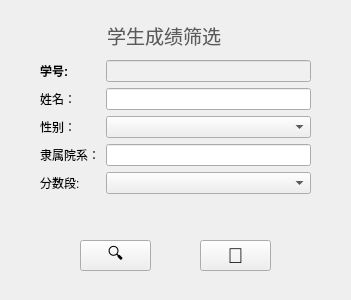
<?xml version="1.0" encoding="UTF-8"?>
<ui version="4.0">
 <class>Srch_score</class>
 <widget class="QWidget" name="Srch_score">
  <property name="geometry">
   <rect>
    <x>0</x>
    <y>0</y>
    <width>351</width>
    <height>300</height>
   </rect>
  </property>
  <property name="windowTitle">
   <string>Teacher - 成绩记录查找</string>
  </property>
  <property name="windowIcon">
   <iconset resource="res.qrc">
    <normaloff>:/teacher.png</normaloff>:/teacher.png</iconset>
  </property>
  <widget class="QLabel" name="teaWinTitle">
   <property name="geometry">
    <rect>
     <x>100</x>
     <y>20</y>
     <width>128</width>
     <height>31</height>
    </rect>
   </property>
   <property name="font">
    <font>
     <family>等线 Light</family>
     <pointsize>12</pointsize>
     <italic>false</italic>
     <bold>false</bold>
    </font>
   </property>
   <property name="styleSheet">
    <string notr="true">font: 300 12pt &quot;等线 Light&quot;;</string>
   </property>
   <property name="text">
    <string>&lt;!DOCTYPE HTML PUBLIC &quot;-//W3C//DTD HTML 4.0//EN&quot; &quot;http://www.w3.org/TR/REC-html40/strict.dtd&quot;&gt;
&lt;html&gt;&lt;head&gt;&lt;meta name=&quot;qrichtext&quot; content=&quot;1&quot; /&gt;&lt;meta charset=&quot;utf-8&quot; /&gt;&lt;style type=&quot;text/css&quot;&gt;
p, li { white-space: pre-wrap; }
hr { height: 1px; border-width: 0; }
li.unchecked::marker { content: &quot;\2610&quot;; }
li.checked::marker { content: &quot;\2612&quot;; }
&lt;/style&gt;&lt;/head&gt;&lt;body style=&quot; font-family:'等线 Light'; font-size:12pt; font-weight:300; font-style:normal;&quot;&gt;
&lt;p align=&quot;center&quot; style=&quot; margin-top:0px; margin-bottom:0px; margin-left:0px; margin-right:0px; -qt-block-indent:0; text-indent:0px;&quot;&gt;&lt;span style=&quot; font-family:'Microsoft YaHei UI'; font-size:14pt; font-weight:400; color:#5b5b5b;&quot;&gt;学生成绩筛选&lt;/span&gt;&lt;/p&gt;&lt;/body&gt;&lt;/html&gt;</string>
   </property>
  </widget>
  <widget class="QWidget" name="formLayoutWidget">
   <property name="geometry">
    <rect>
     <x>40</x>
     <y>60</y>
     <width>271</width>
     <height>151</height>
    </rect>
   </property>
   <layout class="QFormLayout" name="formLayout">
    <item row="0" column="0">
     <widget class="QLabel" name="label">
      <property name="text">
       <string>&lt;html&gt;&lt;head/&gt;&lt;body&gt;&lt;p&gt;&lt;span style=&quot; font-weight:700;&quot;&gt;学号: &lt;/span&gt;&lt;/p&gt;&lt;/body&gt;&lt;/html&gt;</string>
      </property>
     </widget>
    </item>
    <item row="0" column="1">
     <widget class="QLineEdit" name="ID_line">
      <property name="font">
       <font>
        <bold>true</bold>
       </font>
      </property>
      <property name="styleSheet">
       <string notr="true">background-color: rgb(240, 240, 240);</string>
      </property>
      <property name="readOnly">
       <bool>false</bool>
      </property>
     </widget>
    </item>
    <item row="1" column="0">
     <widget class="QLabel" name="label_2">
      <property name="text">
       <string>&lt;html&gt;&lt;head/&gt;&lt;body&gt;&lt;p&gt;姓名：&lt;/p&gt;&lt;/body&gt;&lt;/html&gt;</string>
      </property>
     </widget>
    </item>
    <item row="1" column="1">
     <widget class="QLineEdit" name="NAME_line"/>
    </item>
    <item row="2" column="0">
     <widget class="QLabel" name="label_4">
      <property name="text">
       <string>性别：</string>
      </property>
     </widget>
    </item>
    <item row="2" column="1">
     <widget class="QComboBox" name="SEX_cb"/>
    </item>
    <item row="3" column="0">
     <widget class="QLabel" name="label_5">
      <property name="text">
       <string>&lt;html&gt;&lt;head/&gt;&lt;body&gt;&lt;p align=&quot;right&quot;&gt;隶属院系：&lt;/p&gt;&lt;/body&gt;&lt;/html&gt;</string>
      </property>
     </widget>
    </item>
    <item row="4" column="0">
     <widget class="QLabel" name="label_6">
      <property name="text">
       <string>分数段: </string>
      </property>
     </widget>
    </item>
    <item row="4" column="1">
     <widget class="QComboBox" name="SCORE_cb"/>
    </item>
    <item row="3" column="1">
     <widget class="QLineEdit" name="MAJOR_line"/>
    </item>
   </layout>
  </widget>
  <widget class="QPushButton" name="btn_srch">
   <property name="geometry">
    <rect>
     <x>80</x>
     <y>240</y>
     <width>71</width>
     <height>31</height>
    </rect>
   </property>
   <property name="font">
    <font>
     <pointsize>12</pointsize>
    </font>
   </property>
   <property name="text">
    <string>🔍</string>
   </property>
  </widget>
  <widget class="QPushButton" name="btn_leave">
   <property name="geometry">
    <rect>
     <x>200</x>
     <y>240</y>
     <width>71</width>
     <height>31</height>
    </rect>
   </property>
   <property name="font">
    <font>
     <pointsize>16</pointsize>
    </font>
   </property>
   <property name="styleSheet">
    <string notr="true"/>
   </property>
   <property name="text">
    <string>🏃‍</string>
   </property>
  </widget>
 </widget>
 <resources>
  <include location="res.qrc"/>
 </resources>
 <connections/>
</ui>
